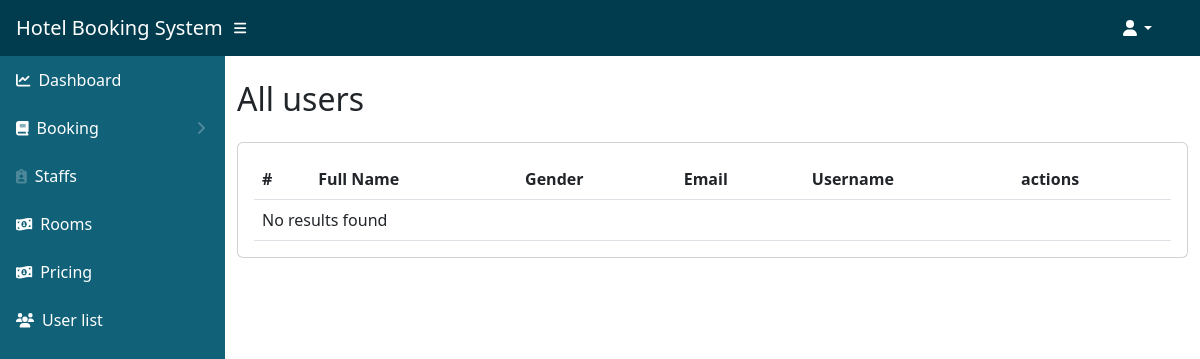
The app's page /user-list.php, older data.
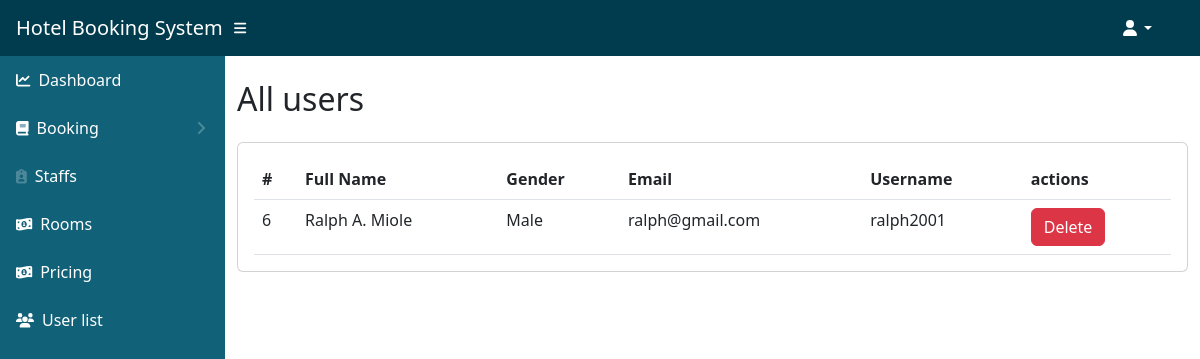
The same page, newer data.
### tables this page shows
CREATE TABLE `users` (
  `id` int(11) NOT NULL,
  `full_name` varchar(100) NOT NULL,
  `gender` varchar(100) NOT NULL,
  `email` varchar(100) NOT NULL,
  `username` varchar(100) NOT NULL,
  `pass` varchar(100) NOT NULL,
  `user_type` varchar(100) NOT NULL
);

### user-list.php (the view, shortened to what this page needs)
<?php include('includes/header.php'); ?>
		<div class="page-wrapper">
			<div class="content container-fluid">
				<div class="page-header">
					<div class="row align-items-center ">
						<div class="col ">
							<div class="mt-4">
								<h2 class="card-title float-left mt-2">All users</h2></div>
						</div>
					</div>
				</div>
				<div class="row">
					<div class="col-sm-12 mt-4">
						<div class="card card-table">
							<div class="card-body booking_card">
								<div class="table-responsive">
									<table class="datatable table table-stripped table table-hover table-center mb-0">
										<thead>
											<tr>
												<th>#</th>
												<th>Full Name</th>
												<th>Gender</th>
												<th>Email</th>
												<th>Username</th>
												<th>actions</th>
											</tr>
										</thead>
										<?php
										include("config/conn.php");
										$sql = "SELECT id, full_name, gender, email, username FROM users WHERE user_type = 'user' ";
        								$result = $conn->query($sql);
        							if ($result->num_rows > 0)
									{
            							while($row = $result->fetch_assoc())
										{
												echo "<tr>";
												echo "<td>" . $row['id'] . "</td>";
												echo "<td>" . $row['full_name'] . "</td>";
												echo "<td>" . $row['gender'] . "</td>";
												echo "<td>" . $row['email'] . "</td>";
												echo "<td>" . $row['username'] . "</td>";
												echo "<td>";
												echo "<a href='?delete_id=".$row['id']."' class='btn btn-delete btn-danger' onclick='return confirm(\"Are you sure you want to delete this user?\")'>Delete</a></td>";
												echo "</tr>";
            							}
        							} else
									{
            							echo "<tr><td colspan='8'>No results found</td></tr>";
									}
										?>
									</table>
								</div>
							</div>
						</div>
					</div>
				</div>
<?php include('includes/scripts.php'); ?>

Row changes from the older to the newer data that the page shows:
added users: id "6", full_name "Ralph A. Miole", gender "Male", email "ralph@gmail.com", username "ralph2001"
Text that changed along with them:
text no longer shown: "No results found"
